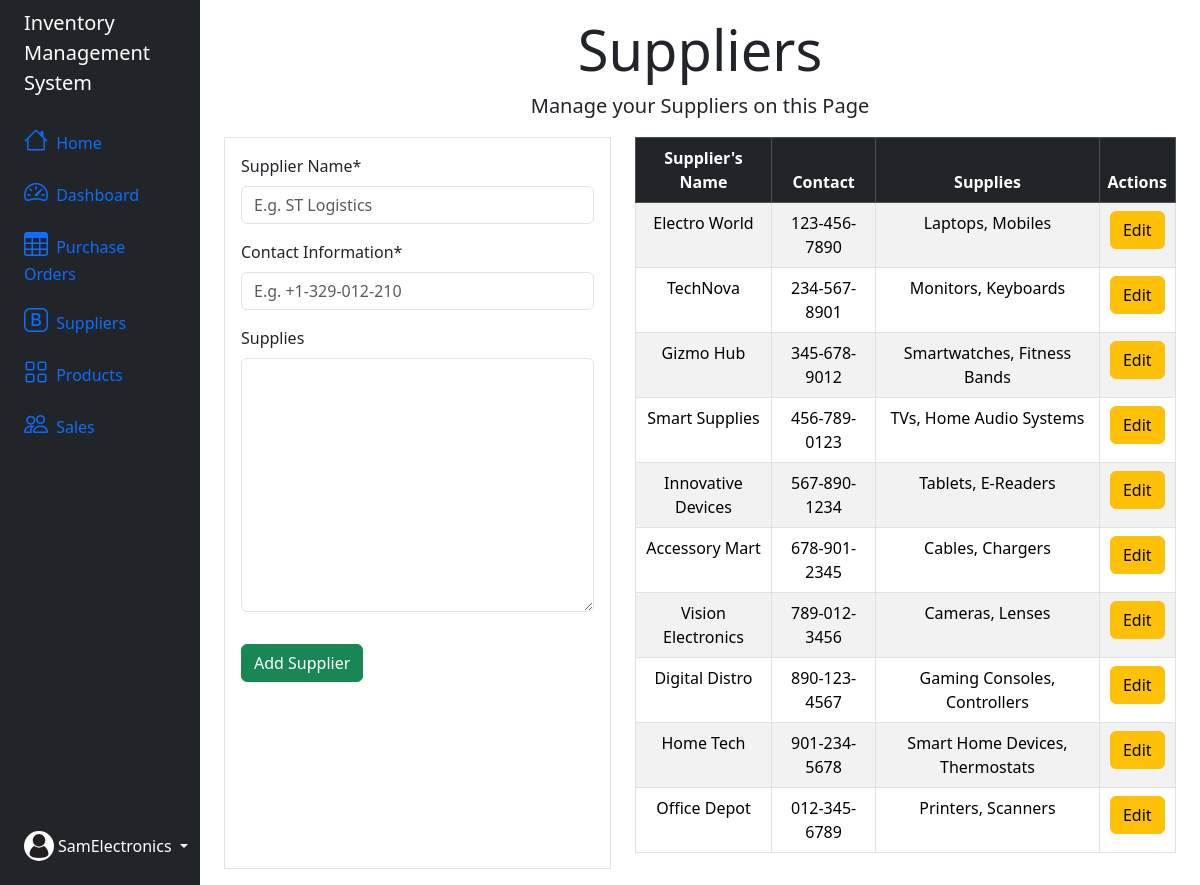
Page /supplier/ (signed in) on the committed database.
### invApp/models.py (models this page shows, shortened)
class Supplier(models.Model):
  id = models.AutoField(primary_key=True)
  supplier_name = models.CharField(max_length=100)
  contact = models.CharField(unique=True, max_length = 50)
  supplies = models.TextField(blank=True, null=True)
  user = models.ForeignKey(User, on_delete=models.CASCADE)

### invApp/views.py (the view)
# urls.py: path('supplier/', views.supplier_list, name="supplier-list"),
def supplier_list(request):
  user = request.user
  suppliers = Supplier.objects.filter(user=user)
  if request.method == 'POST':
    form =  SupplierForm(request.POST)
    if form.is_valid():
      supplier = form.save(commit=False)
      supplier.user = user
      supplier.save()
      return redirect('supplier-list')
  else:
    form = SupplierForm()
  context = {
    'form' : form,
    'suppliers' : suppliers
  }
  return render(request, 'suppliers/supplier-list.html', context)

### invApp/forms.py
class SupplierForm(forms.ModelForm):
  class Meta:
    model = Supplier
    exclude = ['user']
    labels = {
      'supplier_name' : 'Supplier Name',
      'contact'  : "Contact Information",
      'supplies' : 'Supplies'
    }
    widgets = {
      'supplier_name' : forms.TextInput(attrs={
        'placeholder' : 'E.g. ST Logistics', 'class' : "form-control"}),
      'contact' : forms.TextInput(attrs={
        'placeholder' : 'E.g. +1-329-012-210', 'class' : "form-control"}),
      'Supplies' : forms.Textarea(attrs={'class': 'form-control', 'rows': 3, 'placeholder': 'Electronics, TV, Shoes',})
      }

### invApp/templates/suppliers/supplier-list.html (shortened to what this page needs)
{% extends "partials/base.html" %}
{% load crispy_forms_tags %}
{% block content %}
<div class="jumbotron text-center">
  <h1 class="display-4">Suppliers</h1>
  <p class="lead">
    Manage your Suppliers on this Page
  </p>
</div>
<div class="container d-flex gap-4">
  <div class="form-container flex-fill border p-3">
    <form method="POST">
      {{ form | crispy }}
      <button type="submit" class="btn btn-success mt-3">Add Supplier</button>
    </form>
  </div>
  <div class="table-container flex-fill">
    <table class="table table-bordered table-striped text-center">
      <thead class="table-dark">
        <tr>
          <th>Supplier's Name</th>
          <th>Contact</th>
          <th>Supplies</th>
          <th>Actions</th>
        </tr>
      </thead>
      <tbody>
        {% for supplier in suppliers %}
          <tr>
            <td>{{ supplier.supplier_name }}</td>
            <td>{{ supplier.contact }}</td>
            <td>{{ supplier.supplies }}</td>
            <td>
              <a href="{% url 'supplier-update' supplier.id %}" class="btn btn-warning ">Edit</a>
            </td>
          </tr>
        {% endfor %}
      </tbody>
    </table>
  </div>
</div>
{% endblock %}

### invApp/templates/partials/nav.html (shortened to what this page needs)
{% load static %}
<div class="d-flex flex-column align-items-center align-items-sm-start px-3 pt-2 text-white min-vh-100">
  <a href="/" class="d-flex align-items-center pb-3 mb-md-0 me-md-auto text-white text-decoration-none">
      <span class="fs-5 d-none d-sm-inline">Inventory Management System</span>
  </a>
  <ul class="nav nav-pills flex-column mb-sm-auto mb-0 align-items-center align-items-sm-start" id="menu">
      <li class="nav-item">
          <a href="{% url 'home' %}" class="nav-link align-middle px-0">
              <i class="fs-4 bi-house"></i> <span class="ms-1 d-none d-sm-inline">Home</span>
          </a>
      </li>
      <li>
          <a href="{% url 'dashboard' %}" class="nav-link px-0 align-middle">
              <i class="fs-4 bi-speedometer2"></i> <span class="ms-1 d-none d-sm-inline">Dashboard</span> </a>
      </li>
      <li>
          <a href="{% url 'purchase-orders-list' %}" class="nav-link px-0 align-middle">
              <i class="fs-4 bi-table"></i> <span class="ms-1 d-none d-sm-inline">Purchase Orders</span></a>
      </li>
      <li>
          <a href="{% url 'supplier-list' %}" class="nav-link px-0 align-middle ">
              <i class="fs-4 bi-bootstrap"></i> <span class="ms-1 d-none d-sm-inline">Suppliers</span></a>
      </li>
      <li>
          <a href="{% url 'product-list' %}" class="nav-link px-0 align-middle">
              <i class="fs-4 bi-grid"></i> <span class="ms-1 d-none d-sm-inline">Products</span> </a>
      </li>
      <li>
          <a href="{% url 'order-list' %}" class="nav-link px-0 align-middle">
              <i class="fs-4 bi-people"></i> <span class="ms-1 d-none d-sm-inline">Sales</span> </a>
      </li>
  </ul>
  <div class="dropdown pb-4 position-fixed bottom-0 start-2">
      <a href="#" class="d-flex align-items-center text-white text-decoration-none dropdown-toggle" id="dropdownUser1" data-bs-toggle="dropdown" aria-expanded="false">
          <img src="{% static 'images/company.png' %}" alt="company profile" width="30" height="30" class="rounded-circle">
          <span class="d-none d-sm-inline mx-1">{{ user.username }}</span>
      </a>
  </div>
</div>

### rows in the picture
Supplier: supplier_name "Electro World", contact "123-456-7890", supplies "Laptops, Mobiles"
Supplier: supplier_name "TechNova", contact "234-567-8901", supplies "Monitors, Keyboards"
Supplier: supplier_name "Gizmo Hub", contact "345-678-9012", supplies "Smartwatches, Fitness Bands"
Supplier: supplier_name "Smart Supplies", contact "456-789-0123", supplies "TVs, Home Audio Systems"
Supplier: supplier_name "Innovative Devices", contact "567-890-1234", supplies "Tablets, E-Readers"
Supplier: supplier_name "Accessory Mart", contact "678-901-2345", supplies "Cables, Chargers"
Supplier: supplier_name "Vision Electronics", contact "789-012-3456", supplies "Cameras, Lenses"
Supplier: supplier_name "Digital Distro", contact "890-123-4567", supplies "Gaming Consoles, Controllers"
Supplier: supplier_name "Home Tech", contact "901-234-5678", supplies "Smart Home Devices, Thermostats"
Supplier: supplier_name "Office Depot", contact "012-345-6789", supplies "Printers, Scanners"

### other values in the picture
{{ user.username }} "SamElectronics"
